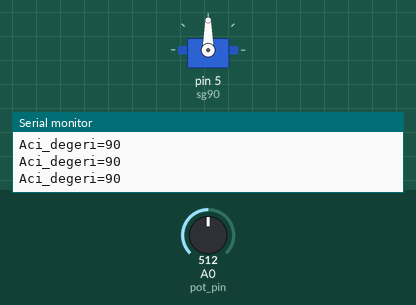
The sketch below on a simulated Arduino Uno, built with avr-gcc and run on an emulated ATmega328P. Shown: servo, the last lines printed to the serial monitor. The inputs (shaded band) are chosen by the test bench; at power-on: A0 (pot_pin) = 512.

Above: at 1.2 s.
1.3 s: A0 (pot_pin) set to 554
At 1.6 s:
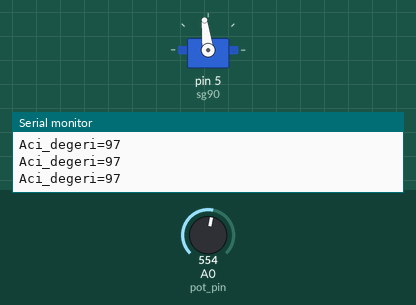
4.3 s: A0 (pot_pin) set to 585
At 5.0 s:
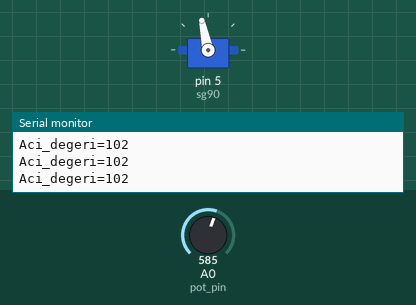
5.8 s: A0 (pot_pin) set to 716
At 6.4 s:
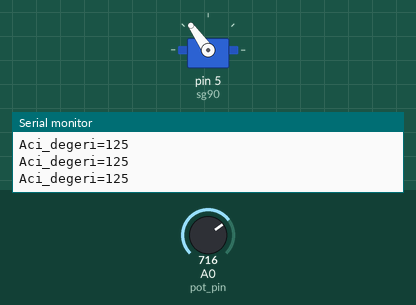
7.3 s: A0 (pot_pin) set to 306
At 8.5 s:
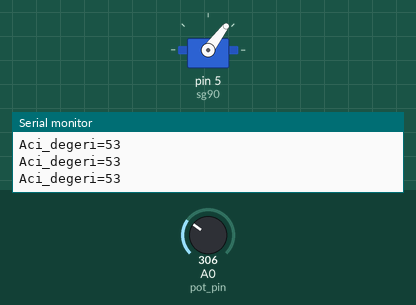
8.8 s: A0 (pot_pin) set to 61
At 9.6 s:
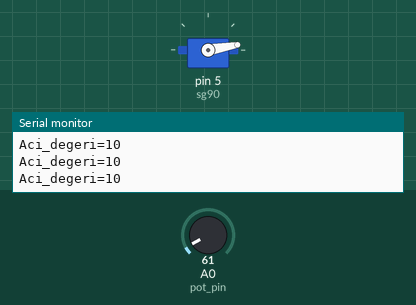
10.3 s: A0 (pot_pin) set to 51
At 10.7 s:
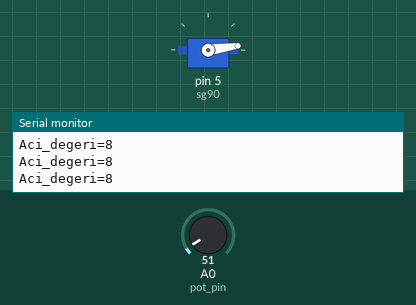
Timing chart, 0 to 13.3 s (numbered marks = the images above; inputs shaded):
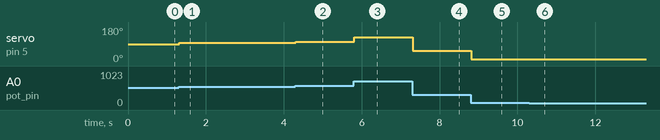

Measured:
- after the input at 1.3 s, servo on pin 5 (sg90): 90° → 97° at once
- after the input at 4.3 s, servo on pin 5 (sg90): 97° → 102° at once
- after the input at 5.8 s, servo on pin 5 (sg90): 102° → 125° at once
- after the input at 7.3 s, servo on pin 5 (sg90): 125° → 53° at once
- after the input at 8.8 s, servo on pin 5 (sg90): 53° → 10° at once
- after the input at 10.3 s, servo on pin 5 (sg90): 10° → 8° at once

The sketch:

sketch_dec16a_Servomotor.ino
```cpp
#include<Servo.h>

Servo sg90 ;
const byte pot_pin=A0;
int pot_degeri;
int Aci_degeri;


  void setup() {

 Serial.begin(9600);
 sg90.attach(5);
  }

void loop() {

pot_degeri=analogRead (pot_pin);
 int yeni_deger=map (pot_degeri,0,1023,0,180);
sg90.write(yeni_deger);
Serial.print("Aci_degeri=");
Serial.println (yeni_deger);
delay(15);
}
```
